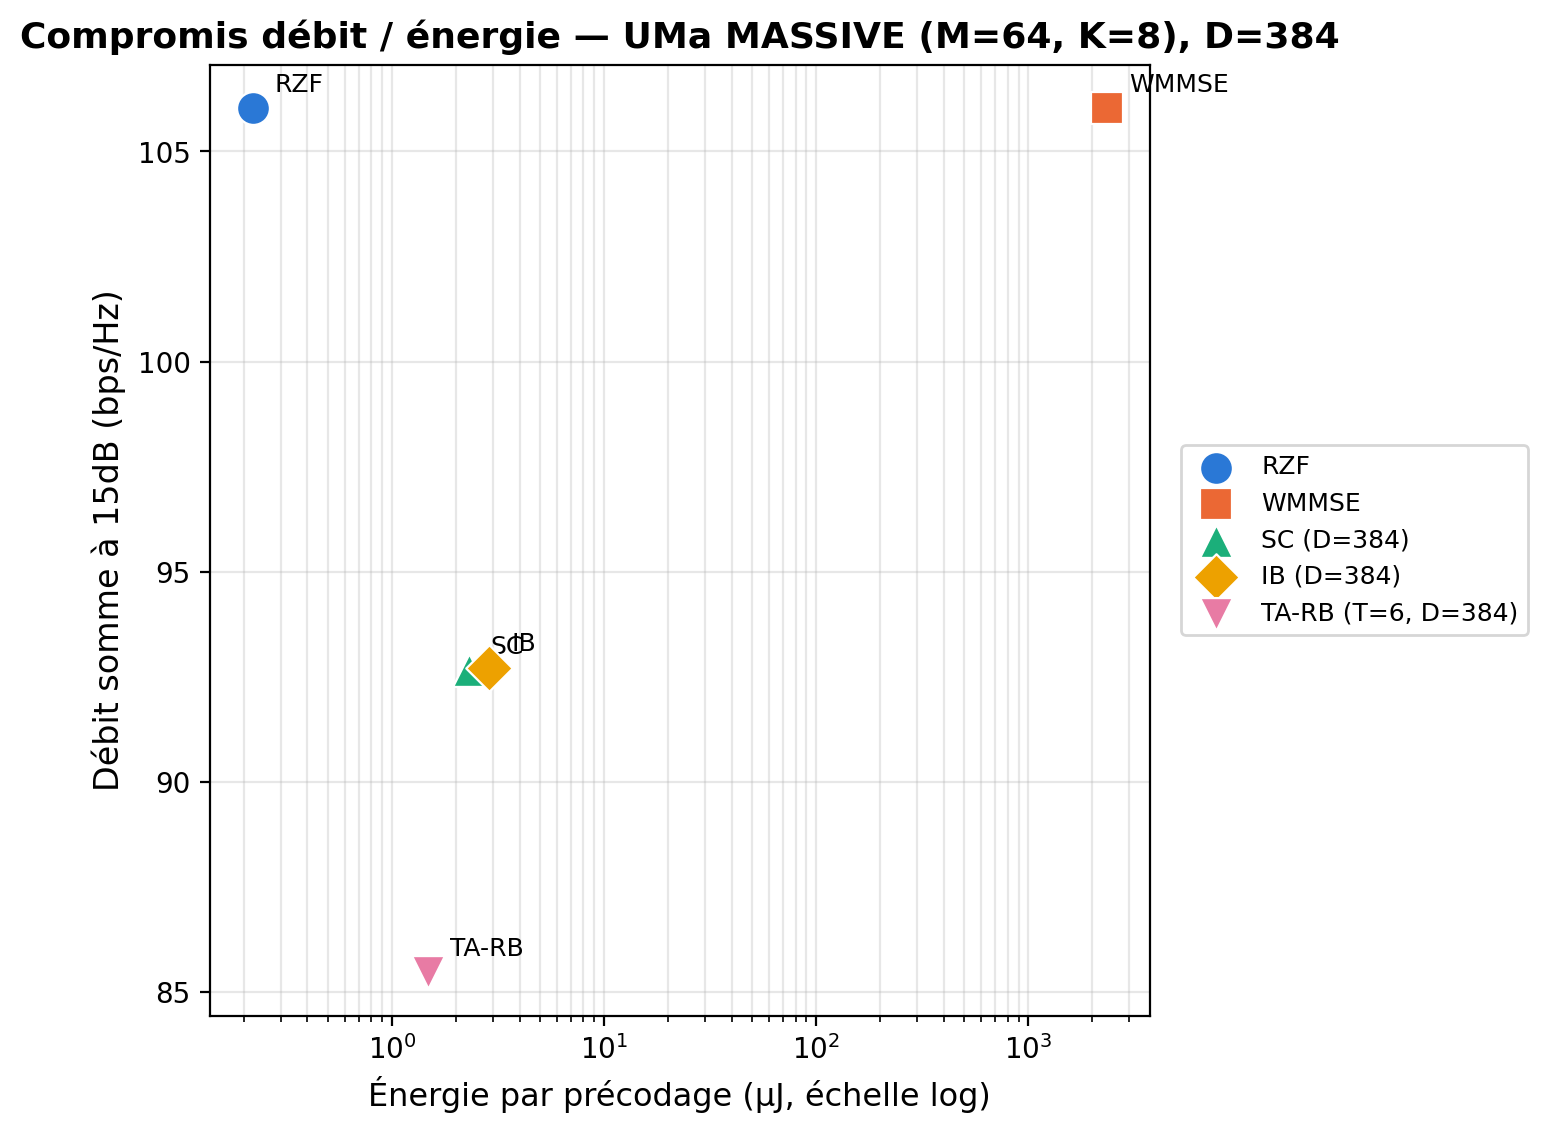

Source code (Python):
"""
figB_pareto_energy.py — Figure B, UMa MASSIVE (M=64, K=8), VARIANTE
D=384,L=4. Pareto débit/énergie.

NOTE IMPORTANTE : le fichier d'énergie/complexité réutilisé
(`complexity_energy_massive_capD384L4.json`) a été calculé pour le
chantier UMi (12/08) -- PAS recalculé séparément pour UMa. C'est
correct et volontaire : les FLOPs/params/énergie d'une architecture
neuronale ne dépendent que de (M,K,D,L), pas du scénario de canal
(UMi vs UMa) -- vérifié par lecture de `compute_complexity_energy_
massive_capD384L4.py`, aucune référence au canal dans le calcul de
complexité. RZF/WMMSE FLOPs dépendent aussi seulement de (M,K,N_SC,
N_OFDM,I_wmmse), identiques ici. Seul le débit à 15dB (axe Y) vient
des données UMa.

Usage: python3 figB_pareto_energy.py  (depuis son propre dossier, CPU)
"""
import json
import numpy as np
import matplotlib
matplotlib.use('Agg')
import matplotlib.pyplot as plt

DATA_DIR = '../../'

COLORS = {'RZF': '#2a78d6', 'WMMSE': '#eb6834', 'SC': '#1baf7a', 'IB': '#eda100', 'TA-RB': '#e87ba4'}
MARKERS = {'RZF': 'o', 'WMMSE': 's', 'SC': '^', 'IB': 'D', 'TA-RB': 'v'}
LABELS = {'RZF': 'RZF', 'WMMSE': 'WMMSE', 'SC': 'SC (D=384)', 'IB': 'IB (D=384)', 'TA-RB': 'TA-RB (T=6, D=384)'}
ARCH_KEY = {'SC': 'single_sc', 'IB': 'intra_rb', 'TA-RB': 'ta_rb_residual'}

classical = np.load(DATA_DIR + 'classical_comparison_M64K8_true_uma.npy', allow_pickle=True).item()
snr_classical = classical['snr']
energy = json.load(open(DATA_DIR + 'complexity_energy_massive_capD384L4.json'))   # réutilisé tel quel, cf. docstring
neural_evals = {k: json.load(open(DATA_DIR + f'diag_massive_gap_fullbudget_uma_{ARCH_KEY[k]}_cap_d384l4.json'))['evals']
                for k in ('SC', 'IB', 'TA-RB')}

rate15_rzf = float(np.interp(15.0, snr_classical, classical['rzf_full']))
rate15_wmmse = float(np.interp(15.0, snr_classical, classical['wmmse']))
points = {
    'RZF':   (energy['RZF']['energy_uj'], rate15_rzf),
    'WMMSE': (energy['WMMSE']['energy_uj'], rate15_wmmse),
    'SC':    (energy['SingleSC']['energy_uj_int8'], neural_evals['SC']['15.0']),
    'IB':    (energy['IntraRB']['energy_uj_int8'], neural_evals['IB']['15.0']),
    'TA-RB': (energy['TA_RB_residual']['energy_uj_int8'], neural_evals['TA-RB']['15.0']),
}

fig, ax = plt.subplots(figsize=(7.5, 5.8))
for k, (e, r) in points.items():
    ax.scatter(e, r, s=140, color=COLORS[k], marker=MARKERS[k], label=LABELS[k],
               zorder=3, edgecolors='white', linewidths=0.8)
    ax.annotate(k, (e, r), textcoords='offset points', xytext=(8, 6), fontsize=9)

ax.set_xscale('log')
ax.set_xlabel('Énergie par précodage (µJ, échelle log)', fontsize=11.5)
ax.set_ylabel('Débit somme à 15dB (bps/Hz)', fontsize=12)
ax.set_title('Compromis débit / énergie — UMa MASSIVE (M=64, K=8), D=384', fontsize=13, fontweight='bold')
ax.legend(fontsize=9, loc='center left', bbox_to_anchor=(1.02, 0.5))
ax.grid(True, alpha=0.3, which='both')
fig.tight_layout()
fig.savefig('figB_pareto_energy.png', dpi=200, bbox_inches='tight')
fig.savefig('figB_pareto_energy.pdf', bbox_inches='tight')
plt.close(fig)

out = {k: {'energy_uj': e, 'rate15': r} for k, (e, r) in points.items()}
with open('figB_pareto_energy.json', 'w') as f:
    json.dump(out, f, indent=2)
print('✅ Figure B (UMa MASSIVE, D=384) -> figB_pareto_energy.{png,pdf,json}')
